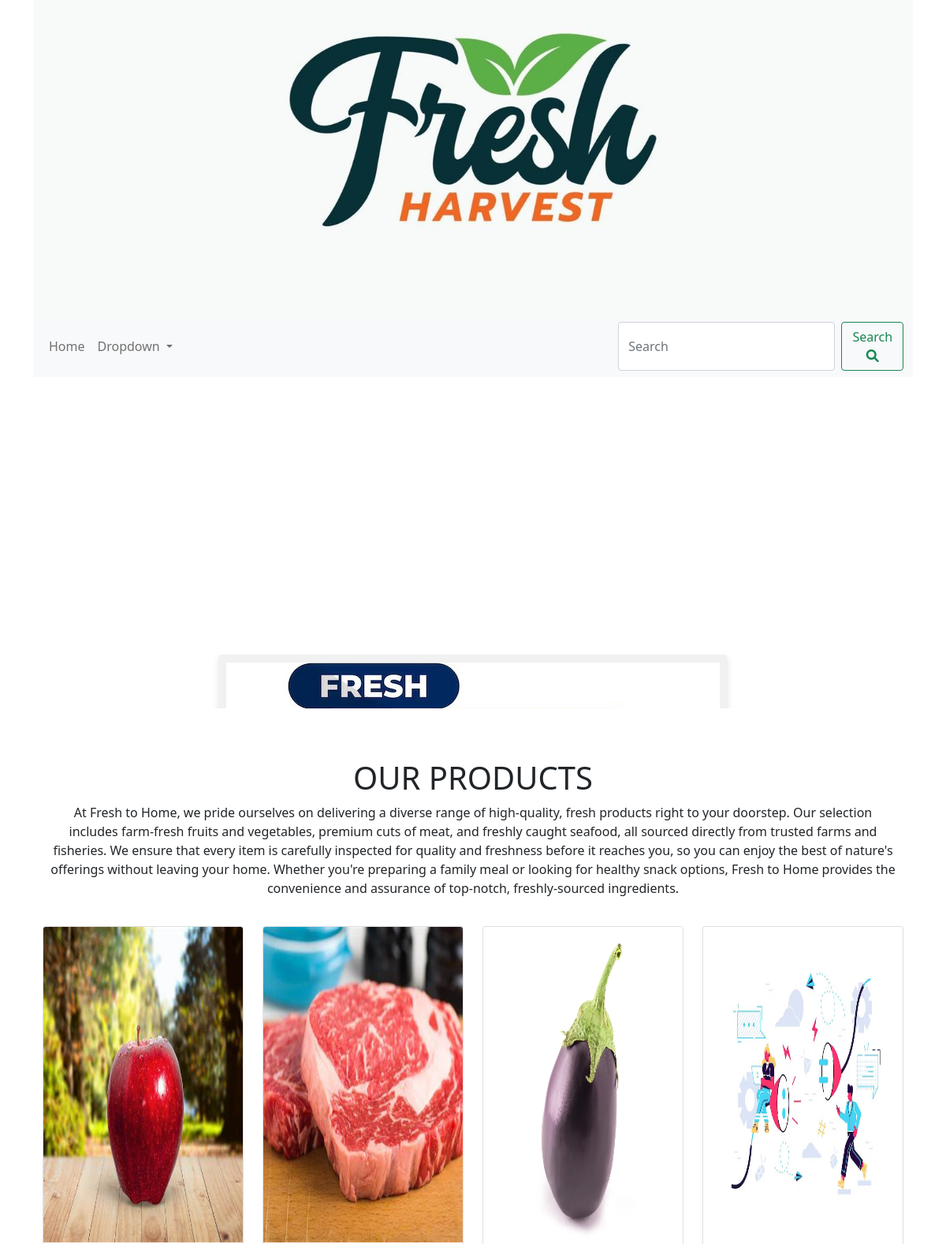
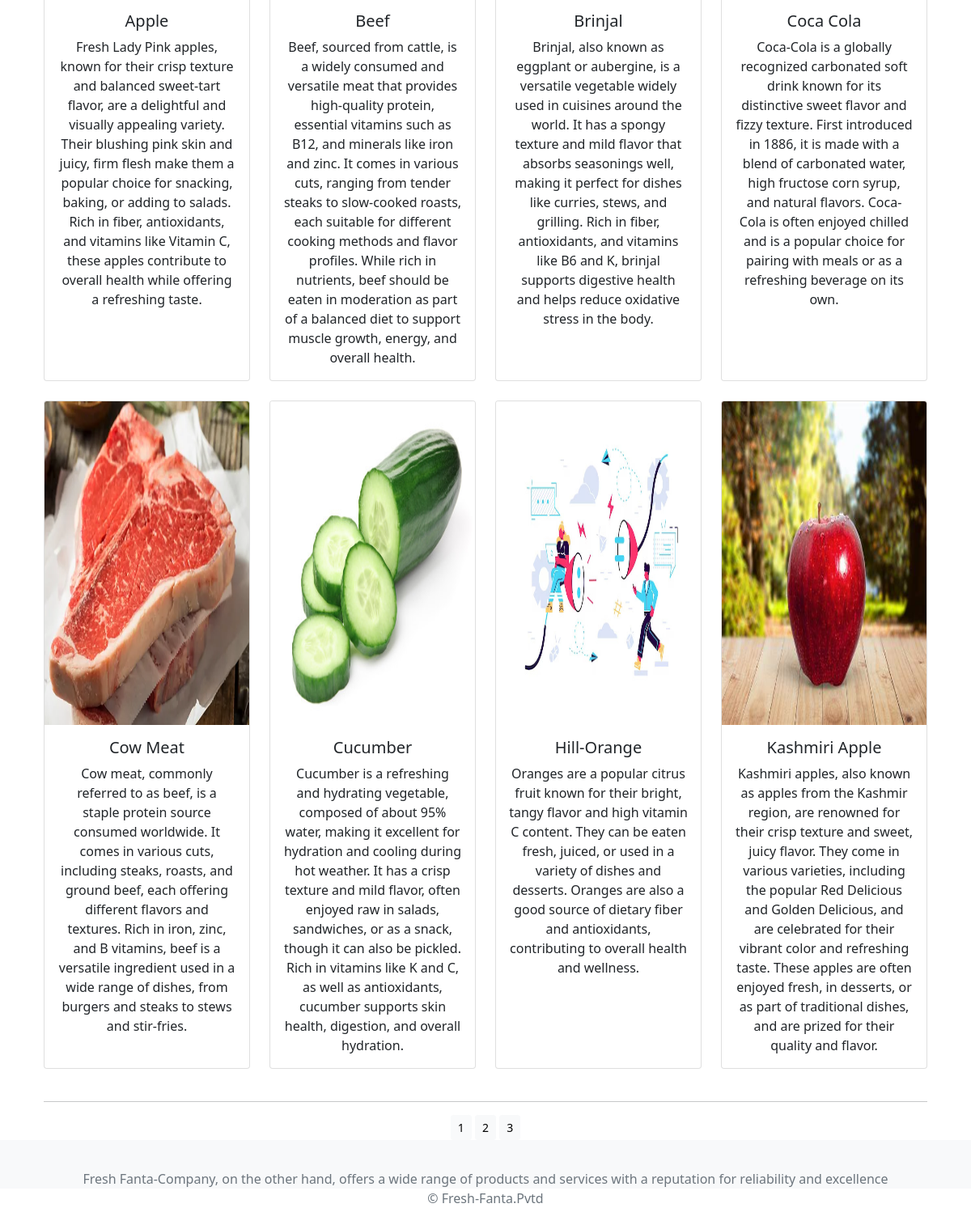
The page / on the database its author committed (2 pictures, top to bottom).
### myapp/models.py (models this page shows, shortened)
class Product(models.Model):
    names = models.CharField(max_length=250, unique=True)
    slug = models.SlugField(max_length=250, unique=True)
    price = models.DecimalField(max_digits=10, decimal_places=2)
    images = models.ImageField(upload_to='products', blank=True)
    decs = models.TextField(blank=True)
    category = models.ForeignKey(Category, on_delete=models.CASCADE)
    stock = models.IntegerField()
    available = models.BooleanField(default=False)
    timeStamp = models.DateTimeField(auto_now_add=True)
    updated = models.DateTimeField(auto_now=True)
    def get_url(self):
        return reverse('myapp:productCatDetails', args=[self.category.slug, self.slug])
    class Meta:
        ordering = ('names',)
        verbose_name = 'product'
        verbose_name_plural = 'products'

### myapp/views.py (the view)
# urls.py: path('', views.allProdCat, name='allProdCat'),
def allProdCat(request, c_slug=None):
    c_page = None
    products = None
    if c_slug:
        c_page = get_object_or_404(Category, slug=c_slug)
        products = Product.objects.filter(category=c_page, available=True)
    else:
        product = Product.objects.all().filter(available=True)
        pageInitor = Paginator(product, 8)
        try:
            page = int(request.GET.get('page', '1'))
        except:
            page = 1
        try:
            products = pageInitor.page(page)
        except (InvalidPage, EmptyPage):
            products = pageInitor.page(pageInitor.num_pages)
    return render(request, 'category.html', {'category': c_page, 'products': products})

### cart_app/context_processors.py (called while the page is built)
def counter(request):
    item_count = 0
    if 'admin' in request.path:
        return {}
    else:
        try:
            cart = Cart.objects.filter(cart_ID=cardID(request))
            cart_items = CartItem.objects.all().filter(cart=cart[:1])
            for cart_item in cart_items:
                item_count += cart_item.quantity
        except Cart.DoesNotExist:
            item_count = 0
        return dict(item_count=item_count)

### cart_app/views.py (called while the page is built)
def cardID(request):
    cart = request.session.session_key
    if not cart:
        cart = request.session.create()
    return cart

### myapp/context_processors.py (called while the page is built)
def menu_links(request):
    links = Category.objects.all()
    return dict(links=links)

### myapp/models.py (called while the page is built)
    def get_url(self):
        return reverse('myapp:product_by_category', args=[self.slug])

### templates/category.html (shortened to what this page needs)
{% extends 'base.html' %}
{% load static %}
{% block content %}
<div class="flex-container">
    {% if category %}
    <div class="container1 text-center">
        <img class="my_image_c" src="{{ category.image.url }}" alt="{{ category.name }}">
    </div>
    <div class="container2">
        <h1 class="text-center my_title">{{ category.name }}</h1>
        <p class="text-justify">{{ category.description }}</p>
    </div>
    {% else %}
    <div class="container1">
        <div class="slide-up-container">
            <div class="slide-up-content">
                <img class="" src="{% static 'img/banner1.jpg' %}" alt="Our Product">
            </div>
        </div>
    </div>
    <br>
    <div class="container2">
        <h1 class="text-center">OUR PRODUCTS</h1>
        <p class="text-center">At Fresh to Home, we pride ourselves on delivering a diverse range of high-quality, fresh
            products right to your doorstep. Our selection includes farm-fresh fruits and vegetables, premium cuts of
            meat, and freshly caught seafood, all sourced directly from trusted farms and fisheries. We ensure that
            every item is carefully inspected for quality and freshness before it reaches you, so you can enjoy the best
            of nature's offerings without leaving your home. Whether you're preparing a family meal or looking for
            healthy snack options, Fresh to Home provides the convenience and assurance of top-notch, freshly-sourced
            ingredients.</p>
    </div>
    {% endif %}
</div>
<div class="container">
    <div class="row">
        {% for product in products %}
        <div class="col-12 col-sm-6 col-md-4 col-lg-3 mb-4">
            <div class="card h-100 text-center">
                <a href="{{ product.get_url }}">
                    {% if  product.images %}
                    <img class="card-img-top my_image"
                         src="{{ product.images.url }}"
                         alt="{{ product.names }}">
                    {% else %}
                    <img class="card-img-top my_image"
                         src="{% static 'img/fail.jpg' %}"
                         alt="{{ product.names }}">
                    {% endif %}
                </a>
                <div class="card-body">
                    <h5 class="card-title">{{ product.names }}</h5>
                    <p class="card-text">{{ product.decs }}</p>
                </div>
            </div>
        </div>
        {% endfor %}
    </div>
    {% if products.paginator.num_pages > 1 %}
    <div class="mx-auto">
        <hr>
        <div class="text-center">
            {% for pg in products.paginator.page_range %}
            <a href="?page={{ pg }}" class="btn btn-light btn-sm {% if products.number == pg %} active {% endif %}">
                {{ pg }}
            </a>
            {% endfor %}
        </div>
    </div>
    {% endif %}
</div>
{% endblock %}

### static/css/custom.css (style rules this page uses)
body { font-family: "Poppins", sans-serif; font-weight: 800; }
.my_image { width : 100%; height :400px; }
.flex-container { display: flex; flex-direction: column; }
.container1, .container2 { width: 100%; padding: 20px; box-sizing: border-box; }
.slide-up-container { overflow: hidden; height: 50vh; display: flex; align-items: center; justify-content: center; }
.slide-up-content { transform: translateY(100%); transition: transform 1s ease-in-out; padding: 10px; background: #f1f1f1; border-radius: 5px; box-shadow: 0 4px 8px rgba(0, 0, 0, 0.1); }

### rows shown on the page
Product: images (picture), names "Apple", decs "Fresh Lady Pink apples, known for their crisp texture and balanced sweet-tart flavor, are a delightful and visually appealing variety. Their blushing pink skin and juicy, firm flesh make them a popular choice for snacking, baking, or adding to salads. Rich in fiber, antioxidants, and vitamins like Vitamin C, these apples contribute to overall health while offering a refreshing taste."
Product: images (picture), names "Beef", decs "Beef, sourced from cattle, is a widely consumed and versatile meat that provides high-quality protein, essential vitamins such as B12, and minerals like iron and zinc. It comes in various cuts, ranging from tender steaks to slow-cooked roasts, each suitable for different cooking methods and flavor profiles. While rich in nutrients, beef should be eaten in moderation as part of a balanced diet to support muscle growth, energy, and overall health."
Product: images (picture), names "Brinjal", decs "Brinjal, also known as eggplant or aubergine, is a versatile vegetable widely used in cuisines around the world. It has a spongy texture and mild flavor that absorbs seasonings well, making it perfect for dishes like curries, stews, and grilling. Rich in fiber, antioxidants, and vitamins like B6 and K, brinjal supports digestive health and helps reduce oxidative stress in the body."
Product: names "Coca Cola", decs "Coca-Cola is a globally recognized carbonated soft drink known for its distinctive sweet flavor and fizzy texture. First introduced in 1886, it is made with a blend of carbonated water, high fructose corn syrup, and natural flavors. Coca-Cola is often enjoyed chilled and is a popular choice for pairing with meals or as a refreshing beverage on its own."
Product: images (picture), names "Cow Meat", decs "Cow meat, commonly referred to as beef, is a staple protein source consumed worldwide. It comes in various cuts, including steaks, roasts, and ground beef, each offering different flavors and textures. Rich in iron, zinc, and B vitamins, beef is a versatile ingredient used in a wide range of dishes, from burgers and steaks to stews and stir-fries."
Product: images (picture), names "Cucumber", decs "Cucumber is a refreshing and hydrating vegetable, composed of about 95% water, making it excellent for hydration and cooling during hot weather. It has a crisp texture and mild flavor, often enjoyed raw in salads, sandwiches, or as a snack, though it can also be pickled. Rich in vitamins like K and C, as well as antioxidants, cucumber supports skin health, digestion, and overall hydration."
Product: names "Hill-Orange", decs "Oranges are a popular citrus fruit known for their bright, tangy flavor and high vitamin C content. They can be eaten fresh, juiced, or used in a variety of dishes and desserts. Oranges are also a good source of dietary fiber and antioxidants, contributing to overall health and wellness."
Product: images (picture), names "Kashmiri Apple", decs "Kashmiri apples, also known as apples from the Kashmir region, are renowned for their crisp texture and sweet, juicy flavor. They come in various varieties, including the popular Red Delicious and Golden Delicious, and are celebrated for their vibrant color and refreshing taste. These apples are often enjoyed fresh, in desserts, or as part of traditional dishes, and are prized for their quality and flavor."

### other values the page prints
{{ pg }} "1" "2" "3"
